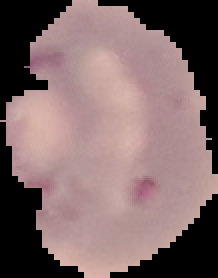
#> input picture Data/cell_images/test/parasitized/C39P4thinF_original_IMG_20150622_105803_cell_58.png, 109 x 139 px, found by its file name (shown 2 times larger); its folder holds only this picture in this run
$ jupyter execute --allow-errors Malaria_Detection.ipynb
#> lines starting #> are read from the running program, lines starting #| are printed output that depends on the picture
# **Malaria Detection**

## <b> Problem Definition </b>

### Importance of the Problem

Malaria remains a significant public health challenge, especially in tropical and subtropical regions. Timely and accurate diagnosis is crucial for effective treatment and control of the disease. Traditional diagnostic methods, such as microscopic examination of blood smears, are labor-intensive, time-consuming, and require trained personnel. Automating the detection of malaria parasites in red blood cells can:

- **Reduce Diagnostic Errors:** Human error in microscopic examination can lead to misdiagnosis. Automated systems can provide consistent and objective assessments, reducing the likelihood of false positives and negatives.

- **Enhance Healthcare Delivery:** In areas with limited access to healthcare professionals, an automated system can aid in early detection and prompt treatment, potentially reducing malaria-related morbidity and mortality.


- **Optimize Resource Allocation:** By streamlining the diagnostic process, resources such as time, labor, and medical supplies can be better allocated, improving the efficiency of healthcare services.

### Objectives

1. To create a computer vision model capable of accurately identifying and differentiating between parasitized and uninfected red blood cells in microscopic images.

2. To implement a system that significantly reduces the time required for diagnosing malaria by automating the detection process.

3. To design a cost-effective and scalable solution that can be deployed in resource-limited settings where access to skilled medical personnel and advanced diagnostic tools is limited.

### Key questions

1. What is the accuracy of the developed computer vision model in identifying parasitized red blood cells compared to traditional diagnostic methods?

2. How does the automated detection system perform across different stages of malaria infection and varying levels of parasitemia?

3. What are the challenges and limitations associated with deploying this system in resource-limited settings, and how can they be mitigated?

### Problem Formulation

We aim to solve the problem of efficiently and accurately diagnosing malaria by developing a computer vision-based system capable of automatically detecting parasitized red blood cells in microscopic images. The core of this challenge lies in leveraging data science techniques to create a model that can perform reliable and rapid identification of malaria infections, thereby reducing reliance on manual examination and mitigating diagnostic errors. This involves several key components:

1. **Data Collection and Preprocessing:**
   - Gather and curate a comprehensive dataset of microscopic images, annotated to indicate parasitized and uninfected red blood cells.
   - Perform image preprocessing to enhance quality, normalize variations, and prepare the data for effective model training.

2. **Model Development:**
   - Design and train a computer vision model, such as a convolutional neural network (CNN), capable of distinguishing between infected and uninfected cells based on image features.
   - Optimize the model’s performance through hyperparameter tuning, regularization techniques, and validation against a test dataset.

3. **Performance Evaluation:**
   - Assess the model's accuracy, sensitivity, specificity, and overall diagnostic effectiveness compared to traditional manual examination methods.
   - Evaluate the model's robustness across diverse image conditions and various stages of malaria infection.

4. **Implementation and Scalability:**
   - Develop an implementation framework that ensures the model can be deployed in real-world clinical settings, particularly in resource-limited environments.
   - Address practical considerations such as computational efficiency, user interface design, and integration with existing medical diagnostic workflows.

### Objective

By employing data science methodologies, our objective is to create a highly accurate, efficient, and scalable automated diagnostic tool that can aid healthcare professionals in the timely and precise detection of malaria, ultimately improving patient outcomes and optimizing healthcare delivery in malaria-endemic regions.


## <b>Data Description </b>

There are a total of 24,958 train and 2,600 test images (colored) that we have taken from microscopic images. These images are of the following categories:<br>

**Parasitized:** The parasitized cells contain the Plasmodium parasite which causes malaria<br>
**Uninfected:** The uninfected cells are free of the Plasmodium parasites<br>

### <b>Loading libraries</b>

[cell 1]
# accessing files
import os

# data managing
import pandas as pd
import numpy as np

# plotting
import matplotlib.pyplot as plt

# image handling
from PIL import Image
import cv2
from skimage.transform import resize

# other libraries
from tqdm import tqdm
import random
import warnings

warnings.filterwarnings('ignore')

### <b>Let us load the data</b>

[cell 2]
data_dir = '../Data/'

[cell 3]
def img_metadata(image_dir, image_type=None, label=None):

#> called with image_dir = '../Data/train', image_type = 'train', label = 'parasitized'
    if label!=None:
        search_dir = os.path.join(image_dir, label)

    else:
        search_dir = image_dir
    data = []
    for image_file in os.listdir(search_dir):
        if image_file.endswith(('.png', '.jpg', '.jpeg', '.bmp', '.gif')):
            image_path = os.path.join(search_dir, image_file)
            with Image.open(image_path) as img:
#> img is the input picture: PIL image 109x139 RGB; mean R, G, B 127.5, 104.4, 104.5
                img_array = np.array(img)
                width, height = img.size
#> width = 109; height = 139
                max_pixel = img_array.max()
#> max_pixel = 218
                min_pixel = img_array.min()
#> min_pixel = 0
                data.append({
                    'name': image_file,
                    'train_test': image_type,
                    'label': label,
                    'img_size': (width, height),
                    'min_pixel': min_pixel,
                    'max_pixel': max_pixel
                })
    return data

### <b> Check the shape of train and test images

[cell 4]
train_dir = os.path.join(data_dir, 'train')
test_dir = os.path.join(data_dir, 'test')

[cell 5]
# Process train images
train_para_metadata = img_metadata(train_dir, 'train', 'parasitized')
#> train_para_metadata = 1 item
train_unin_metadata = img_metadata(train_dir, 'train', 'uninfected')
#> call 2 of img_metadata, with image_dir = '../Data/train', image_type = 'train', label = 'uninfected'
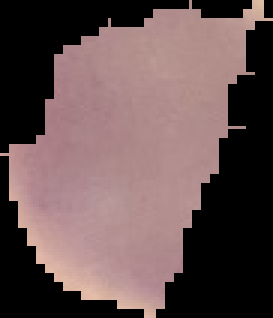
#> input picture Data/cell_images/test/uninfected/C33P1thinF_IMG_20150619_121229a_cell_46.png, 91 x 106 px, found by its file name (shown 3 times larger)
#> in img_metadata, img is the input picture: PIL image 91x106 RGB; mean R, G, B 102.2, 81.2, 81.1
#> in img_metadata (call 2), `max_pixel = img_array.max()`: max_pixel = 230
#> train_unin_metadata = 1 item

# Process test images
test_para_metadata = img_metadata(test_dir, 'test', 'parasitized')
#> test_para_metadata = 1 item
test_unin_metadata = img_metadata(test_dir, 'test', 'uninfected')
#> test_unin_metadata = 1 item

[cell 6]
metadata_df = pd.concat(
    [pd.DataFrame(train_para_metadata),
     pd.DataFrame(train_unin_metadata),
     pd.DataFrame(test_para_metadata),
     pd.DataFrame(test_unin_metadata)]
)
#> metadata_df = table of 4 rows and 6 columns

[cell 7]
metadata_df
#> Out = table of 4 rows and 6 columns

[cell 8]
metadata_path = os.path.join(data_dir, 'meta_data/metadata.csv')
#> (the rest of this cell did not finish here and is left out)

[cell 9]
train_test_count = metadata_df['train_test'].value_counts()

train_test_count.plot(kind='bar', color=['blue', 'orange'])

plt.title('Count of Each Label')
plt.xlabel('Label')
plt.ylabel('Count')
plt.xticks(rotation=0)
plt.show()
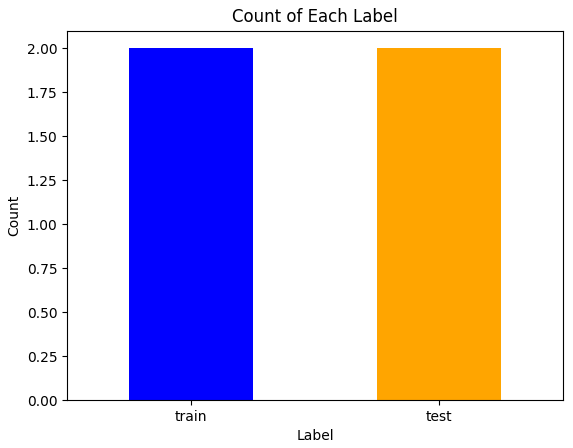
#> figure drawn by matplotlib, 1 panel
print(train_test_count)
#| train_test
#| train    2
#| test     2
#| Name: count, dtype: int64

[cell 10]
metadata_df['img_size'].unique()

[cell 11]
def resize_and_export_images(src_dir, dest_dir, target_size=(128, 128)):
#> called with src_dir = '../Data', dest_dir = '../Data/processed_data/resized', target_size = (128, 128)
    if not os.path.exists(dest_dir):
        os.makedirs(dest_dir)

    # Define the subdirectories for train and test sets
    sub_dirs = [('train', 'parasitized'), ('train', 'uninfected'), ('test', 'parasitized'), ('test', 'uninfected')]

    for sub_dir in tqdm(sub_dirs):
        image_type, label = sub_dir
        label_dir = os.path.join(src_dir, image_type, label)
#        export_label_dir = os.path.join(dest_dir, image_type, label)
#        if not os.path.exists(export_label_dir):
#            os.makedirs(export_label_dir)

        for image_file in os.listdir(label_dir):
            if image_file.endswith(('.png', '.jpg', '.jpeg', '.bmp', '.gif')):
                image_path = os.path.join(label_dir, image_file)
                with Image.open(image_path) as img:
                    img_array = np.array(img)
                    resized_img = resize(img_array, target_size, anti_aliasing=True)
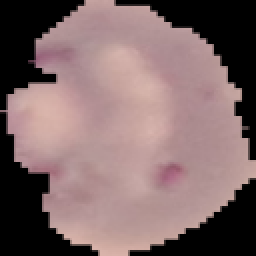
#> resized_img: shape (128, 128, 3) float64 (shown 2 times larger); mean R, G, B 0.5, 0.409, 0.41
                    resized_img_pil = Image.fromarray((resized_img * 255).astype(np.uint8))

                    export_image_path = os.path.join(dest_dir, image_file)
                    resized_img_pil.save(export_image_path)

[cell 12]
src_dir = '../Data'
dest_dir = '../Data/processed_data/resized'

resize_and_export_images(src_dir, dest_dir)

[cell 13]
res_dir = os.path.join(data_dir, 'processed_data/resized')
metadata_resized = img_metadata(res_dir)

[cell 14]
metadata_resized_df = pd.DataFrame(metadata_resized)
#> (the rest of this cell did not finish here and is left out)

#### <b> Observations and insights:

Resizing images to a uniform pixel dimension is crucial for ensuring consistency in input data for deep learning models. This standardization facilitates efficient batch processing and allows the model to learn features effectively. Uniform image sizes also simplify the architecture design of convolutional neural networks (CNNs). Consistent input dimensions are essential to leverage GPU acceleration, improving training speed and model performance. However, resizing to a large amount of pixels might increase computational processing and time consumption, hence I decided to resize to 128x128 to avoid loosing too much information, nonetheless having a reasonable size for deep learning tasks.

### <b>Check the minimum and maximum range of pixel values for train and test images

#> (a cell that did not finish here is left out)

[cell 16]
metadata_path = os.path.join(data_dir, 'meta_data/metadata_resized.csv')
#> (the rest of this cell did not finish here and is left out)

#> (a cell that did not finish here is left out)

#> (a cell that did not finish here is left out)

#### <b> Observations and insights:

The provided descriptive statistics table highlights several key insights about the pixel intensity values in the training and test datasets. The training set contains 24,958 samples, while the test set includes 2,600 samples. On average, the test set images are slightly brighter, with a mean pixel value of approximately 220.80 compared to 215.84 in the training set. The standard deviation is higher in the training set (12.05) than in the test set (10.90), indicating a greater dispersion of pixel values in the training images. Both datasets span a full range of pixel intensities, with minimum values around 154-162 and maximum values at 255. Quartile values further confirm the trend of brighter images in the test set, with the median pixel value at 222 compared to 218 in the training set. These differences in pixel intensity distributions suggest that while both sets cover diverse image content, the test set images are generally brighter, which could impact model performance and necessitate careful consideration of preprocessing and augmentation strategies to ensure robust model generalization.

### <b> Count the number of values in both uninfected and parasitized

#> (a cell that did not finish here is left out)

### <b>Normalize the images

[cell 20]
def normalize_and_export_images(src_dir, dest_dir):
#> called with src_dir = '../Data', dest_dir = '../Data/processed_data/normalized'
    if not os.path.exists(dest_dir):
        os.makedirs(dest_dir)

    # Define the subdirectories for train and test sets
    sub_dirs = [('train', 'parasitized'), ('train', 'uninfected'), ('test', 'parasitized'), ('test', 'uninfected')]

    for sub_dir in tqdm(sub_dirs):
        image_type, label = sub_dir
        label_dir = os.path.join(src_dir, image_type, label)
        export_label_dir = os.path.join(dest_dir, image_type, label)
        if not os.path.exists(export_label_dir):
            os.makedirs(export_label_dir)

        for image_file in os.listdir(label_dir):
            if image_file.endswith(('.png', '.jpg', '.jpeg', '.bmp', '.gif')):
                image_path = os.path.join(label_dir, image_file)
                with Image.open(image_path) as img:
                    img_array = np.array(img)
                    normalized_img_array = img_array / 255.0
                    normalized_img_pil = Image.fromarray((normalized_img_array * 255).astype(np.uint8))

                    export_image_path = os.path.join(export_label_dir, image_file)
                    normalized_img_pil.save(export_image_path)
